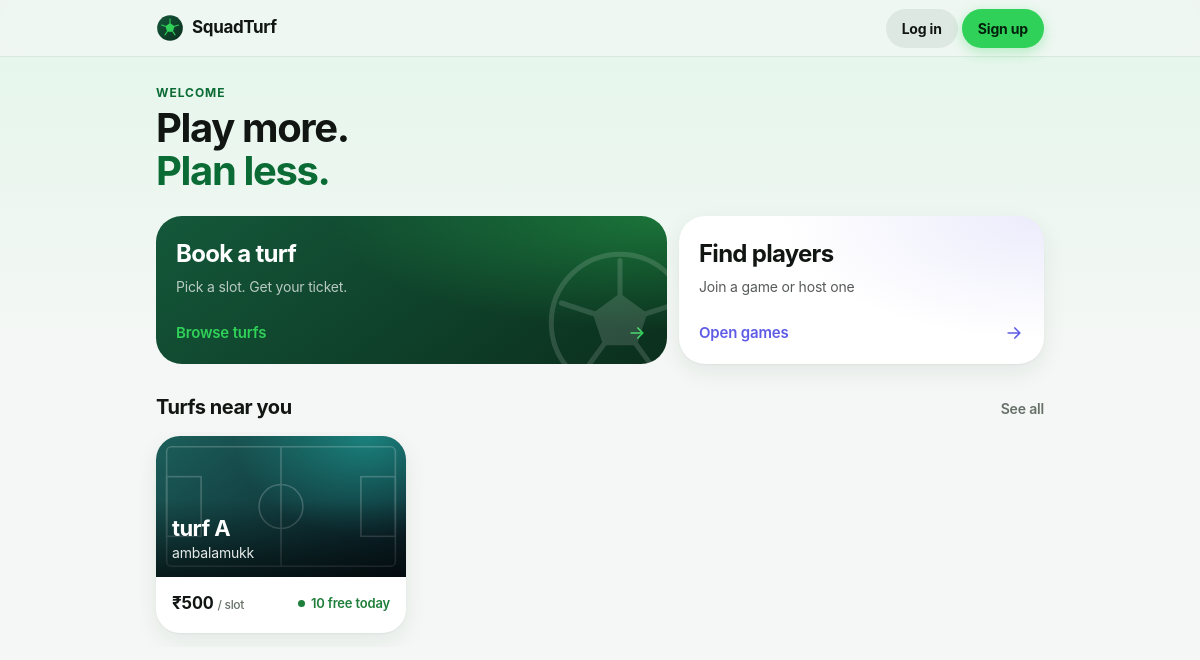
The page / on the database its author committed.
### core/models.py (models this page shows, shortened)
class Turf(models.Model):
    name = models.CharField(max_length=120)
    location_name = models.CharField(max_length=200)
    slug = models.SlugField(
        unique=True,
        help_text="Used in the QR landing URL, e.g. /t/arena-malaparamba/",
    )
    is_active = models.BooleanField(default=True)
    created_at = models.DateTimeField(auto_now_add=True)
    SLOT_LENGTH_CHOICES = [
        (30, '30 minutes'), (60, '1 hour'), (90, '90 minutes'), (120, '2 hours'),
    ]
    booking_enabled = models.BooleanField(
        default=False,
        help_text="Master switch. Turn on once the turf is onboarded and its details are filled in "
                  "— only then does it appear under Book a turf.",
    )
    bookings_paused = models.BooleanField(
        default=False,
        help_text="Temporarily stop new online bookings. The turf admin can flip this too.",
    )
    description = models.TextField(blank=True)
    address = models.CharField(max_length=255, blank=True)
    map_url = models.URLField(blank=True, help_text="Google Maps link (optional) — used for Directions.")
    cover_image_url = models.URLField(
        max_length=500, blank=True,
        help_text="Direct link to a cover photo (optional). A designed gradient is used if left blank.",
    )
    sports = models.CharField(max_length=200, blank=True, help_text="Comma separated, e.g. Football, Cricket")
    amenities = models.CharField(
        max_length=300, blank=True, help_text="Comma separated, e.g. Floodlights, Parking, Washroom"
    )
    pitch_info = models.CharField(max_length=120, blank=True, help_text="e.g. Artificial turf · 5v5 / 7v7")
    contact_phone = models.CharField(max_length=15, blank=True)
    opens_at = models.TimeField(default=time(6, 0))
    closes_at = models.TimeField(
        default=time(23, 0), help_text="Use 12:00 AM (midnight) to run until the end of the day."
    )
    slot_minutes = models.PositiveSmallIntegerField(default=60, choices=SLOT_LENGTH_CHOICES)
    max_slots_per_booking = models.PositiveSmallIntegerField(
        default=4, validators=[MinValueValidator(1), MaxValueValidator(8)]
    )
    advance_days = models.PositiveSmallIntegerField(
        default=14, validators=[MinValueValidator(1), MaxValueValidator(60)],
        help_text="How many days ahead players can book.",
    )
    cancel_before_hours = models.PositiveSmallIntegerField(
        default=4, validators=[MaxValueValidator(72)],
        help_text="Players can cancel for free until this many hours before the start.",
    )
    price_per_slot = models.DecimalField(max_digits=8, decimal_places=2, default=0)
    peak_price_per_slot = models.DecimalField(max_digits=8, decimal_places=2, null=True, blank=True)
    peak_starts_at = models.TimeField(
        null=True, blank=True, help_text="Peak price applies from this time until closing."
    )
    weekend_is_peak = models.BooleanField(default=False, help_text="Charge the peak price all day Sat & Sun.")
    class Meta:
        ordering = ['name']
    @property
    def has_peak_pricing(self):
        return self.peak_price_per_slot is not None and bool(self.peak_starts_at or self.weekend_is_peak)
    @property
    def price_from(self):
        if self.has_peak_pricing:
            return min(self.price_per_slot, self.peak_price_per_slot)
        return self.price_per_slot

### core/views.py (the view, shortened to what this page needs)
# urls.py: path('', views.home, name='home'),
def home(request):
    if request.user.is_authenticated and bl.is_turf_admin(request.user):
        return redirect('manage_home')
    now = timezone.now()
    turfs = list(Turf.objects.filter(is_active=True, booking_enabled=True)[:6])
    free = bl.free_slots_today_many(turfs, now)
    cards = [
        {'turf': t, 'free_today': free.get(t.pk, 0), 'open_now': bl.is_open_now(t)}
        for t in turfs
    ]
    next_booking = None
    open_games = Match.objects.filter(
        status=Match.Status.OPEN, match_time__gte=now - FEED_LOOKBACK
    ).count()
    return render(request, 'core/home.html', {
        'cards': cards, 'next_booking': next_booking, 'open_games': open_games,
    })

### core/booking_logic.py (called while the page is built)
def local_today():
    return timezone.localdate()

def day_bounds(turf, day):
    tz = timezone.get_current_timezone()
    open_dt = timezone.make_aware(datetime.combine(day, turf.opens_at), tz)
    if turf.closes_at == time(0, 0) or turf.closes_at <= turf.opens_at:
        close_dt = timezone.make_aware(datetime.combine(day + timedelta(days=1), time.min), tz)
    else:
        close_dt = timezone.make_aware(datetime.combine(day, turf.closes_at), tz)
    return open_dt, close_dt

def build_grid(turf, day):
    open_dt, close_dt = day_bounds(turf, day)
    step = timedelta(minutes=turf.slot_minutes)
    grid, start = [], open_dt
    while start + step <= close_dt:
        grid.append((start, start + step))
        start += step
    return grid

def _overlapping(bookings, s, e):
    for b in bookings:
        if b.start_at < e and b.end_at > s:
            return b
    return None

def free_slots_today_many(turfs, now=None):
    now = now or timezone.now()
    today = local_today()
    grids = {t.pk: [(s, e) for s, e in build_grid(t, today) if s > now] for t in turfs}
    spans = [g for g in grids.values() if g]
    if not spans:
        return {t.pk: 0 for t in turfs}
    low, high = min(g[0][0] for g in spans), max(g[-1][1] for g in spans)
    by_turf = defaultdict(list)
    for b in Booking.objects.filter(
        turf__in=list(turfs), status=Booking.Status.CONFIRMED, start_at__lt=high, end_at__gt=low
    ):
        by_turf[b.turf_id].append(b)
    return {
        pk: sum(1 for s, e in grid if not _overlapping(by_turf[pk], s, e))
        for pk, grid in grids.items()
    }

def is_open_now(turf):
    now = timezone.now()
    open_dt, close_dt = day_bounds(turf, local_today())
    return open_dt <= now < close_dt

### core/context_processors.py (called while the page is built)
def unread_notifications(request):
    user = request.user
    if not user.is_authenticated:
        return {}
    return {
        'unread_notification_count': active_for(user).filter(is_read=False).count(),
        'has_push_subscription': PushSubscription.objects.filter(user=user).exists(),
    }

def turf_admin_context(request):
    if not request.user.is_authenticated:
        return {}
    turfs = bl.managed_turfs(request.user)
    return {'is_turf_admin': bool(turfs), 'managed_turfs': turfs}

### core/templatetags/booking_tags.py (called while the page is built)
@register.filter
def inr(value):
    try:
        value = Decimal(value)
    except Exception:
        return value
    return f"₹{int(value):,}" if value == value.to_integral_value() else f"₹{value:,.2f}"

### core/templates/core/home.html (shortened to what this page needs)
{% extends 'core/base.html' %}
{% load booking_tags %}
{% block content %}
<div class="st">
  <section class="st-hero">
    <p class="st-eyebrow">{% if user.is_authenticated %}Hi {{ user.profile.display_name }}{% else %}Welcome{% endif %}</p>
    <h1 class="st-title">Play more.<br><span class="st-accent">Plan less.</span></h1>
  </section>
  <div class="st-cta">
    <a class="st-cta-main" href="{% url 'book_directory' %}">
      <div><h2>Book a turf</h2><p>Pick a slot. Get your ticket.</p></div>
      <span class="st-cta-go">Browse turfs <svg width="20" height="20"><use href="#i-arrow"/></svg></span>
    </a>
    <a class="st-cta-alt" href="{% url 'feed' %}">
      <div><h2>Find players</h2><p>{% if open_games %}{{ open_games }} open game{{ open_games|pluralize }} now{% else %}Join a game or host one{% endif %}</p></div>
      <span class="st-cta-go">Open games <svg width="20" height="20"><use href="#i-arrow"/></svg></span>
    </a>
  </div>
  {% if cards %}
  <section class="st-section" aria-label="Turfs">
    <div class="st-head"><h2>Turfs near you</h2><a href="{% url 'book_directory' %}">See all</a></div>
    <div class="st-strip-scroll">
      {% for c in cards %}
      <a class="st-card" href="{% url 'book_turf' c.turf.slug %}">
        {% include 'core/booking/_cover.html' with turf=c.turf %}
        <div class="st-card-body">
          <div class="st-row">
            <span class="st-price">{{ c.turf.price_from|inr }} <small>/ slot</small></span>
            <span class="st-free {% if not c.free_today %}is-none{% endif %}">{% if c.free_today %}<i class="st-dot"></i>{{ c.free_today }} free today{% else %}Full today{% endif %}</span>
          </div>
        </div>
      </a>
      {% endfor %}
    </div>
  </section>
  {% endif %}
</div>
{% endblock %}

### core/templates/core/booking/_cover.html (shortened to what this page needs)
{% load booking_tags %}
<div class="st-cover {% if turf.cover_image_url %}st-cover-img{% endif %}" style="--h: {{ turf.slug|cover_hue }}">
  <div class="st-cover-text">
    {% if hero %}<h1>{{ turf.name }}</h1>{% else %}<h3>{{ turf.name }}</h3>{% endif %}
    <p>{{ turf.location_name }}{% if turf.pitch_info %} · {{ turf.pitch_info }}{% endif %}</p>
  </div>
</div>

### rows shown on the page
Turf: {{ turf.slug|cover_hue }} 176 (drawn), name "turf A", location_name "ambalamukk", turf.price_from|inr "₹500", free_today "10"
